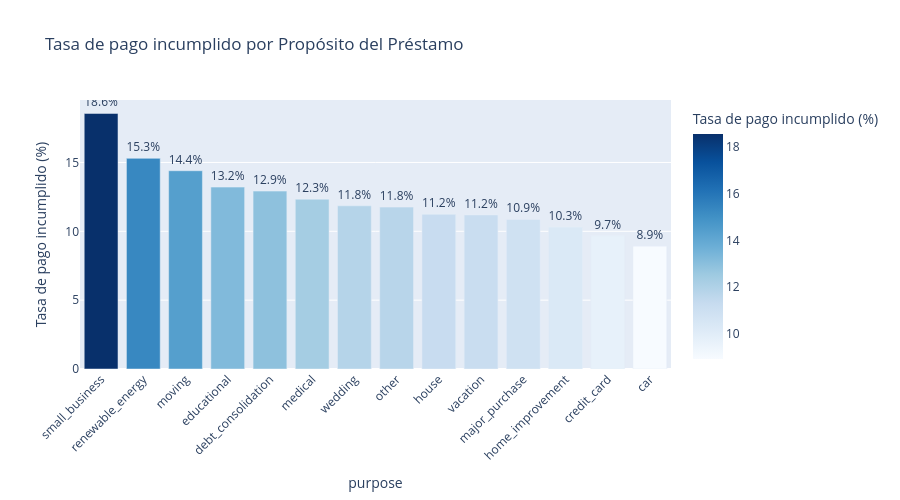

Notebook code for this chart:
### Markdown cell above
### **Relacion entre el proposito y pago de credito**

### Code cell
import plotly.express as px

tasa = df_va.groupby('purpose')['default'].mean().mul(100).round(2).sort_values(ascending=False).reset_index()
tasa.columns = ['purpose', 'Tasa de pago incumplido (%)']

fig = px.bar(
    tasa,
    x='purpose',
    y='Tasa de pago incumplido (%)',
    title='Tasa de pago incumplido por Propósito del Préstamo',
    color='Tasa de pago incumplido (%)',
    color_continuous_scale='Blues',
    text='Tasa de pago incumplido (%)'
)

fig.update_traces(texttemplate='%{text:.1f}%', textposition='outside')
fig.update_layout(xaxis_tickangle=-45, width=900, height=500)
fig.show()

### Figure 1 — Plotly figure (JSON) as saved in the notebook; plotly's stock layout.template omitted (floating-point values rounded to 4 significant figures)
{"data": [{"hovertemplate": "purpose=%{x}<br>Tasa de pago incumplido (%)=%{marker.color}<extra></extra>", "legendgroup": "", "marker": {"color": [18.56, 15.3, 14.4, 13.21, 12.92, 12.33, 11.85, 11.76, 11.24, 11.19, 10.86, 10.31, 9.67, 8.92], "coloraxis": "coloraxis", "pattern": {"shape": ""}}, "name": "", "orientation": "v", "showlegend": false, "text": [18.56, 15.3, 14.4, 13.21, 12.92, 12.33, 11.85, 11.76, 11.24, 11.19, 10.86, 10.31, 9.67, 8.92], "textposition": "outside", "texttemplate": "%{text:.1f}%", "type": "bar", "x": ["small_business", "renewable_energy", "moving", "educational", "debt_consolidation", "medical", "wedding", "other", "house", "vacation", "major_purchase", "home_improvement", "credit_card", "car"], "xaxis": "x", "y": [18.56, 15.3, 14.4, 13.21, 12.92, 12.33, 11.85, 11.76, 11.24, 11.19, 10.86, 10.31, 9.67, 8.92], "yaxis": "y"}], "layout": {"barmode": "relative", "coloraxis": {"colorbar": {"title": {"text": "Tasa de pago incumplido (%)"}}, "colorscale": [[0, "rgb(247,251,255)"], [0.125, "rgb(222,235,247)"], [0.25, "rgb(198,219,239)"], [0.375, "rgb(158,202,225)"], [0.5, "rgb(107,174,214)"], [0.625, "rgb(66,146,198)"], [0.75, "rgb(33,113,181)"], [0.875, "rgb(8,81,156)"], [1, "rgb(8,48,107)"]]}, "height": 500, "legend": {"tracegroupgap": 0}, "title": {"text": "Tasa de pago incumplido por Propósito del Préstamo"}, "width": 900, "xaxis": {"anchor": "y", "domain": [0, 1], "tickangle": -45, "title": {"text": "purpose"}}, "yaxis": {"anchor": "x", "domain": [0, 1], "title": {"text": "Tasa de pago incumplido (%)"}}}}
